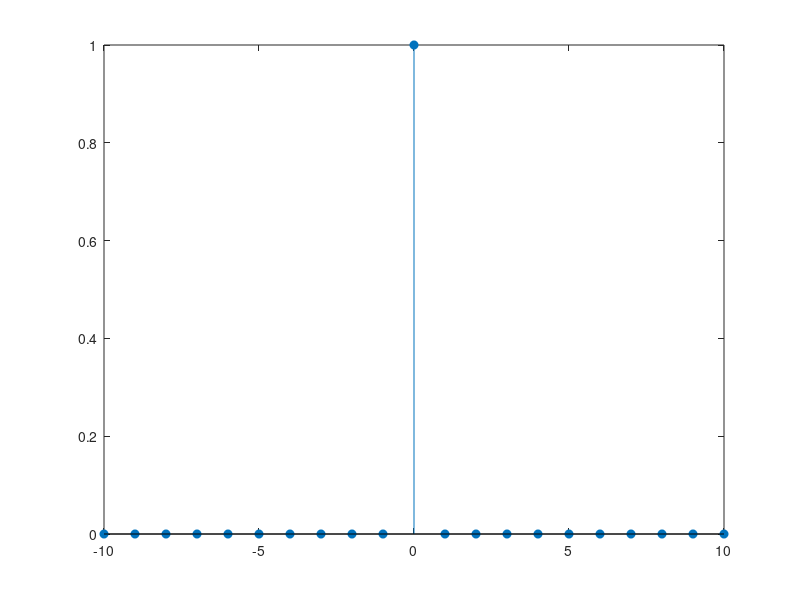
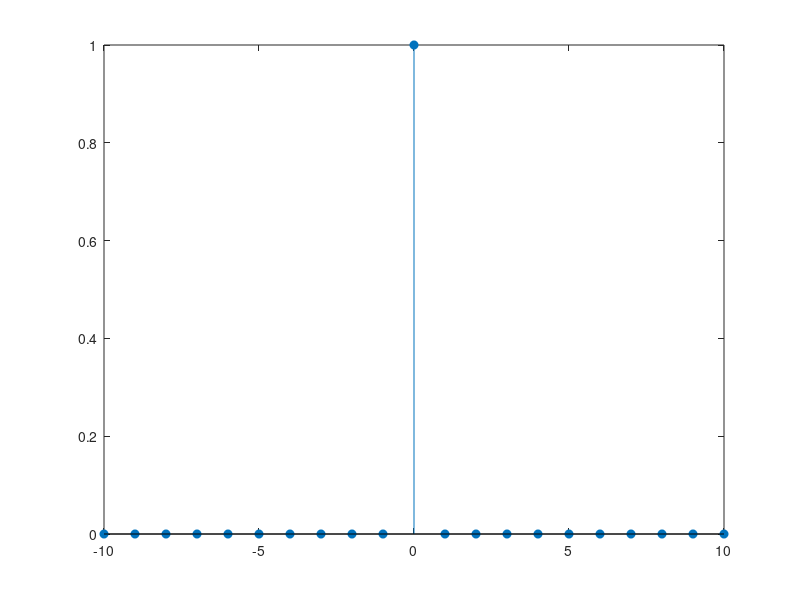

Write MATLAB code to recreate these figures, in order.
#deltaDira  delta=(n-0)==0;
#degrau unitario u = (n-0)>=0;
# delta[n] = u[n] - u[n-1]
n=-10:10;
delta=(n-0)==0;
u1 = (n-0)>=0;
u2 = (n-1)>=0;
uf = u1-u2;
figure
stem(n, uf, 'filled');
figure
stem(n, delta, 'filled');